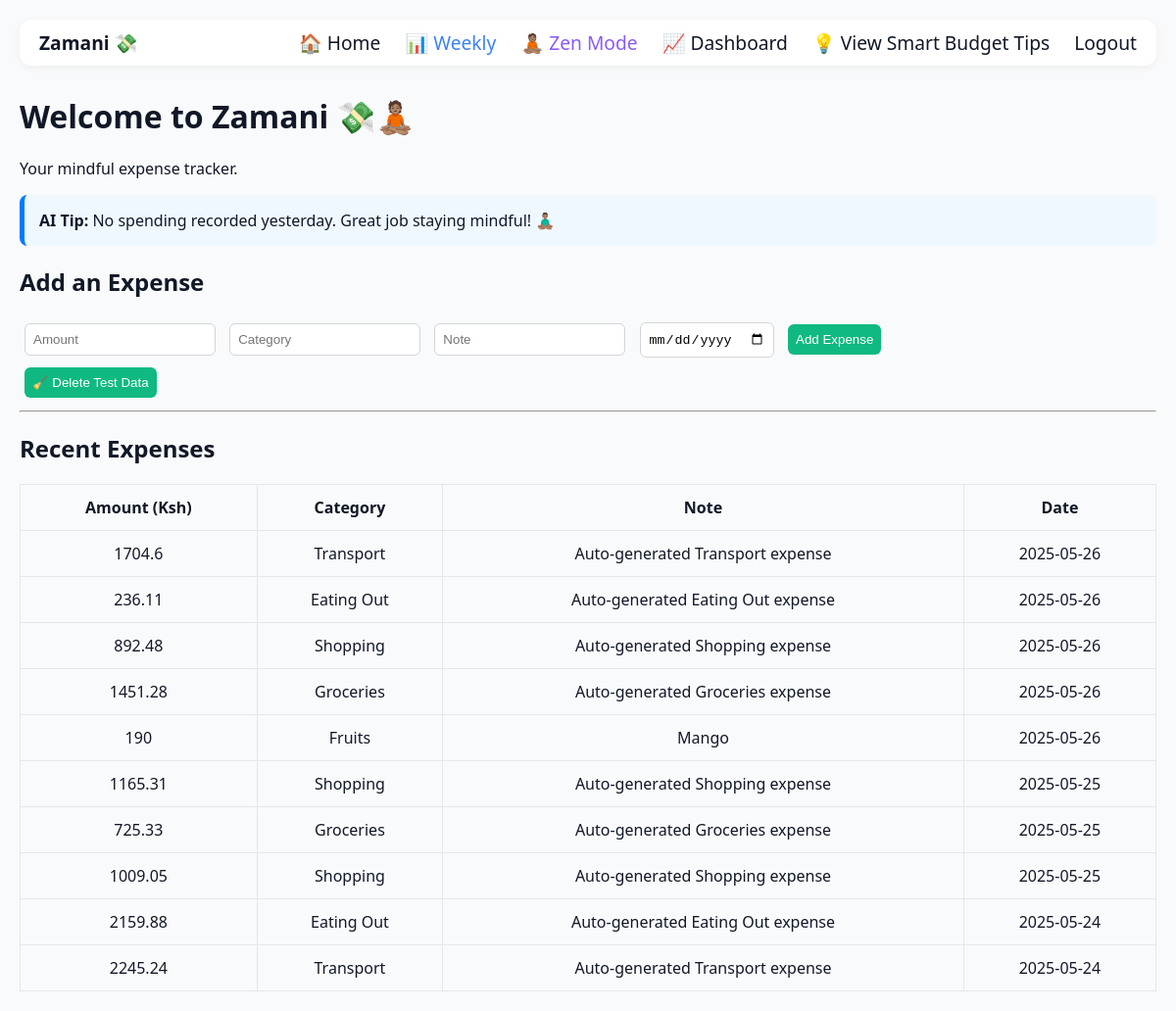
/ (signed in), run on the app's committed database.
### tables this page shows
CREATE TABLE expenses (
    id INTEGER PRIMARY KEY AUTOINCREMENT,
    amount INTEGER NOT NULL,
    category TEXT NOT NULL,
    note TEXT,
    date TIMESTAMP DEFAULT CURRENT_TIMESTAMP
, user_id INTEGER);

### app.py (the view)
@app.route("/")
def home():
    if 'user_id' not in session:
        return redirect(url_for('login', next=request.path))
    user_id = session['user_id']
    conn = sqlite3.connect('data/zamani.db')
    c = conn.cursor()
    c.execute("""
        SELECT amount, category, note, date FROM expenses
        WHERE user_id = ?
        ORDER BY date DESC LIMIT 10
    """, (user_id,))
    expenses = c.fetchall()
    conn.close()
    tip = get_yesterdays_expense_tip(user_id)
    return render_template("index.html", expenses=expenses, tip=tip)

### app.py (called while the page is built)
def get_yesterdays_expense_tip(user_id):
    conn = sqlite3.connect('data/zamani.db')
    c = conn.cursor()
    yesterday = (datetime.now() - timedelta(days=1)).strftime("%Y-%m-%d")
    c.execute("""
        SELECT category, SUM(amount) FROM expenses
        WHERE date = ? AND user_id = ?
        GROUP BY category
    """, (yesterday, user_id))
    data = c.fetchall()
    conn.close()
    if not data:
        return "No spending recorded yesterday. Great job staying mindful! 🧘🏽‍♂️"
    top_category, top_amount = max(data, key=lambda x: x[1])
    return f"You spent Ksh {top_amount} on {top_category} yesterday. Try cutting back tomorrow for balance! 💡"

### templates/index.html (shortened to what this page needs)
<!DOCTYPE html>
<html lang="en">
<head>
</head>
<body>
    <nav>
        <div>Zamani 💸</div>
        <div>
            <a href="/">🏠 Home</a>
            <a href="/weekly" style="color: #3b82f6;">📊 Weekly</a>
            <a href="/zen" style="color: #8b5cf6;">🧘🏽 Zen Mode</a>
            <a href="/dashboard">📈 Dashboard</a>
            <a href="{{ url_for('smart_budget') }}" class="smart-budget-button">💡 View Smart Budget Tips</a>
            <a href="/logout">Logout</a>
        </div>
    </nav>
    <h1>Welcome to Zamani 💸🧘🏽</h1>
    <p>Your mindful expense tracker.</p>
    <div class="tip-box">
        <strong>AI Tip:</strong> {{ tip }}
    </div>
    <h2>Add an Expense</h2>
    <form action="/add" method="POST">
        <input type="number" name="amount" placeholder="Amount" required>
        <input type="text" name="category" placeholder="Category" required>
        <input type="text" name="note" placeholder="Note" required>
        <input type="date" name="date" required>
        <button type="submit">Add Expense</button>
    </form>
    <form action="{{ url_for('delete_tests') }}" method="post">
        <button type="submit">🧹 Delete Test Data</button>
    </form>
    <hr>
    <h2>Recent Expenses</h2>
    <table>
        <tr>
            <th>Amount (Ksh)</th>
            <th>Category</th>
            <th>Note</th>
            <th>Date</th>
        </tr>
        {% for amount, category, note, date in expenses %}
        <tr>
            <td>{{ amount }}</td>
            <td>{{ category }}</td>
            <td>{{ note or '-' }}</td>
            <td>{{ date }}</td>
        </tr>
        {% endfor %}
    </table>
</body>
</html>

### templates/index.html (style rules this page uses)
body { font-family: "Segoe UI", sans-serif; background-color: #f9fafb; color: #111827; margin: 0; padding: 20px; }
nav { background-color: #ffffff; padding: 10px 20px; display: flex; justify-content: space-between; align-items: center; box-shadow: 0 2px 10px rgba(0, 0, 0, 0.05); border-radius: 12px; margin-bottom: 30px; }
nav div { font-weight: bold; font-size: 1.2rem; }
nav a { text-decoration: none; color: #111827; font-weight: 500; margin-left: 20px; transition: color 0.3s ease; }
.tip-box { background: #f0f8ff; padding: 15px; border-left: 5px solid #007BFF; margin-bottom: 20px; border-radius: 8px; }
table { width: 100%; border-collapse: collapse; margin-top: 20px; }
table, th, td { border: 1px solid #e5e7eb; }
th, td { padding: 12px; text-align: center; }
form input, form button { margin: 5px; padding: 8px; border-radius: 6px; border: 1px solid #d1d5db; }
form button { background-color: #10b981; color: white; border: none; cursor: pointer; }

### data on the page
expenses: amount "1704.6", category "Transport", note "Auto-generated Transport expense", date "2025-05-26"
expenses: amount "236.11", category "Eating Out", note "Auto-generated Eating Out expense", date "2025-05-26"
expenses: amount "892.48", category "Shopping", note "Auto-generated Shopping expense", date "2025-05-26"
expenses: amount "1451.28", category "Groceries", note "Auto-generated Groceries expense", date "2025-05-26"
expenses: amount "190", category "Fruits", note "Mango", date "2025-05-26"
expenses: amount "1165.31", category "Shopping", note "Auto-generated Shopping expense", date "2025-05-25"
expenses: amount "725.33", category "Groceries", note "Auto-generated Groceries expense", date "2025-05-25"
expenses: amount "1009.05", category "Shopping", note "Auto-generated Shopping expense", date "2025-05-25"
expenses: amount "2159.88", category "Eating Out", note "Auto-generated Eating Out expense", date "2025-05-24"
expenses: amount "2245.24", category "Transport", note "Auto-generated Transport expense", date "2025-05-24"

### other printed values
{{ tip }} "No spending recorded yesterday. Great job staying mindful! 🧘🏽‍♂️"
